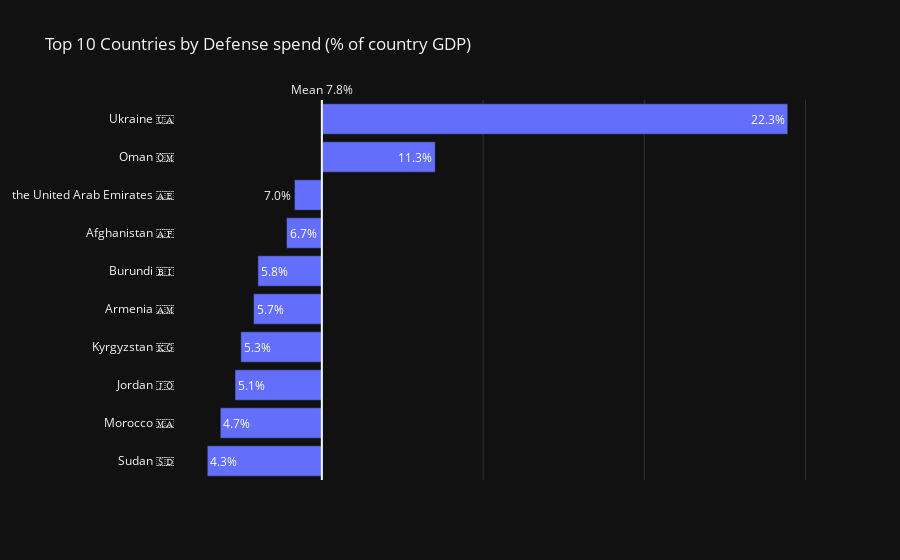

The cell this chart's notebook holds for it:
### Code cell
data = filter_dataframe(defense, 2023, 'value_pct_gdp', count=10).sort_values(by='value_pct_gdp')
avg_value = data['value_pct_gdp'].mean()
flags = data['country'].apply(get_country_flag)
countries = data['countryname'].values + ' ' + flags.values
values = data['value_pct_gdp'].values - avg_value
text = data['value_pct_gdp'].values

fig = go.Figure(
    go.Bar(
        x=values,
        y=countries,
        orientation='h',
        text=text,
        texttemplate='%{text:.1%}'
    )
)

fig.update_layout(
    title='Top 10 Countries by Defense spend (% of country GDP)',
    xaxis=dict(
        showticklabels=False
    )
)

fig.add_vline(
    x=0,
    annotation_text=f"Mean {avg_value:.1%}",
    annotation_position='top'
)

fig.show()

### Figure 1 — Plotly figure (JSON) as saved in the notebook; plotly's stock layout.template omitted (floating-point values rounded to 4 significant figures)
{"data": [{"orientation": "h", "text": [0.04256, 0.0466, 0.05117, 0.05296, 0.05692, 0.05825, 0.06714, 0.06959, 0.1133, 0.2226], "texttemplate": "%{text:.1%}", "type": "bar", "x": [-0.03555, -0.03151, -0.02694, -0.02514, -0.02118, -0.01985, -0.01096, -0.008517, 0.03517, 0.1445], "y": ["Sudan 🇸🇩", "Morocco 🇲🇦", "Jordan 🇯🇴", "Kyrgyzstan 🇰🇬", "Armenia 🇦🇲", "Burundi 🇧🇮", "Afghanistan 🇦🇫", "the United Arab Emirates 🇦🇪", "Oman 🇴🇲", "Ukraine 🇺🇦"]}], "layout": {"annotations": [{"showarrow": false, "text": "Mean 7.8%", "x": 0, "xanchor": "center", "xref": "x", "y": 1, "yanchor": "bottom", "yref": "y domain"}], "shapes": [{"type": "line", "x0": 0, "x1": 0, "xref": "x", "y0": 0, "y1": 1, "yref": "y domain"}], "title": {"text": "Top 10 Countries by Defense spend (% of country GDP)"}, "xaxis": {"showticklabels": false}}}
